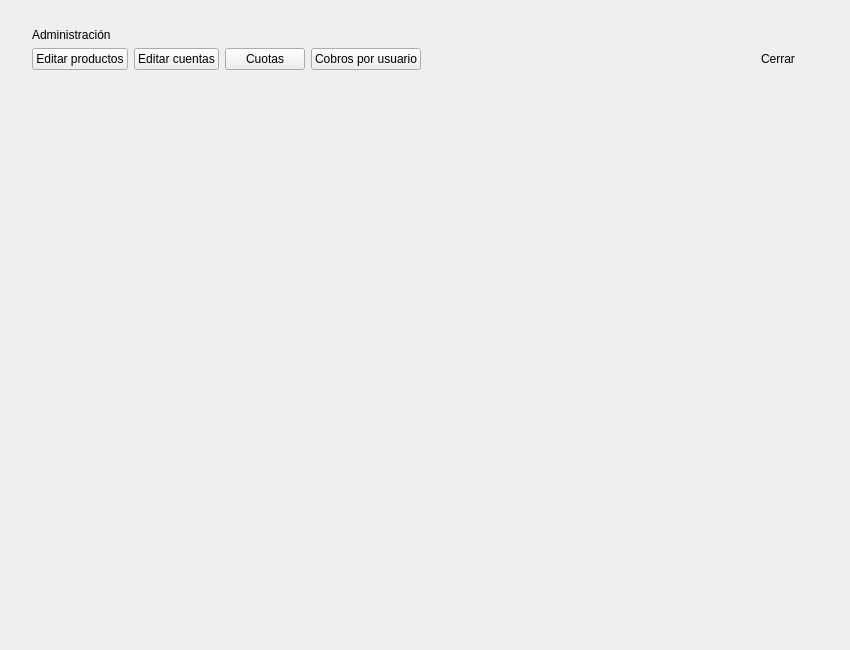
<?xml version="1.0" encoding="UTF-8"?>
<ui version="4.0">
 <class>Administracion</class>
 <widget class="QWidget" name="Administracion">
  <property name="geometry">
   <rect><x>0</x><y>0</y><width>850</width><height>650</height></rect>
  </property>
  <property name="windowTitle"><string>Administración</string></property>
  <layout class="QVBoxLayout" name="contenido">
   <property name="leftMargin"><number>32</number></property>
   <property name="topMargin"><number>28</number></property>
   <property name="rightMargin"><number>32</number></property>
   <property name="bottomMargin"><number>28</number></property>
   <item>
	<widget class="QLabel" name="titulo">
	 <property name="text"><string>Administración</string></property>
	</widget>
   </item>
   <item>
	<layout class="QHBoxLayout" name="menu">
	 <item><widget class="QPushButton" name="editarProductos"><property name="text"><string>Editar productos</string></property></widget></item>
	 <item><widget class="QPushButton" name="editarCuentas"><property name="text"><string>Editar cuentas</string></property></widget></item>
     <item><widget class="QPushButton" name="verCuotas"><property name="text"><string>Cuotas</string></property></widget></item>
     <item><widget class="QPushButton" name="verCobros"><property name="text"><string>Cobros por usuario</string></property></widget></item>
	 <item><spacer name="espacioMenu"><property name="orientation"><enum>Qt::Orientation::Horizontal</enum></property><property name="sizeHint" stdset="0"><size><width>40</width><height>20</height></size></property></spacer></item>
	 <item><widget class="QPushButton" name="regresar"><property name="text"><string>Cerrar</string></property><property name="flat"><bool>true</bool></property></widget></item>
	</layout>
   </item>
   <item><widget class="QStackedWidget" name="paginas"/></item>
  </layout>
 </widget>
 <resources/>
 <connections/>
</ui>
